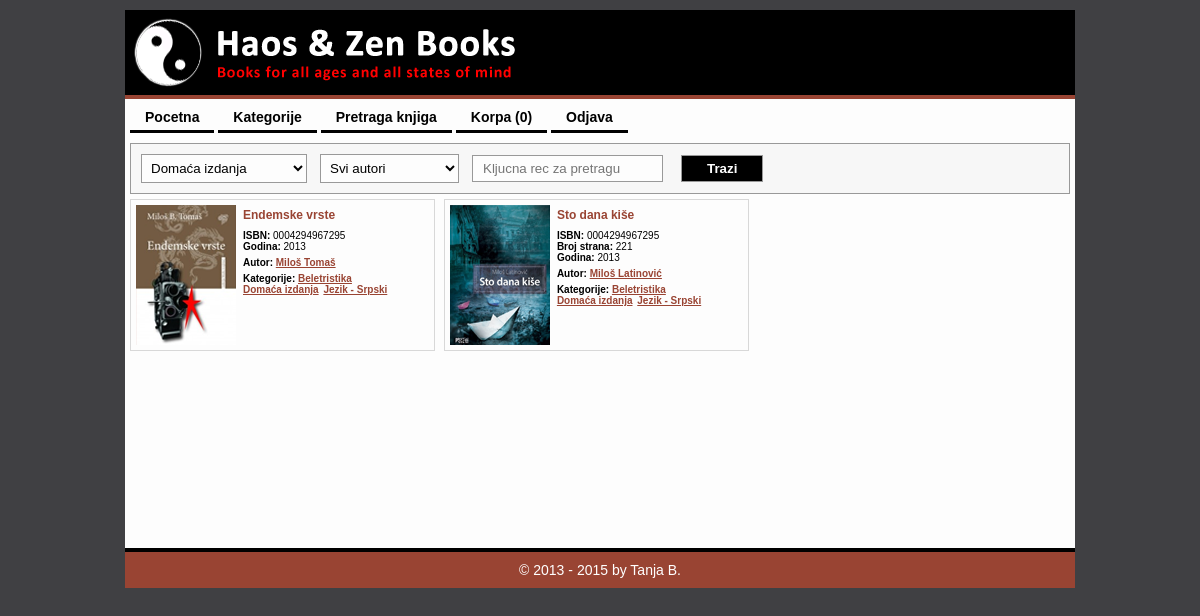
The page /HaosZenBooks/index.php?modul=knjige&opcija=index&Kategorija_ID=25 (signed in) on the database its author committed.
### tables this page shows
CREATE TABLE `knjiga` (
  `ID` int(8) NOT NULL AUTO_INCREMENT,
  `OriginalniNaslov` varchar(128) NOT NULL,
  `PrevodNaslova` varchar(128) DEFAULT NULL,
  `BrojStrana` int(4) unsigned DEFAULT NULL,
  `ISBN` int(13) unsigned zerofill NOT NULL,
  `Godina` int(4) unsigned NOT NULL,
  `Cena` decimal(10,2) unsigned DEFAULT NULL,
  PRIMARY KEY (`ID`)
);

CREATE TABLE `autor` (
  `ID` int(6) NOT NULL AUTO_INCREMENT,
  `ImePrezime` varchar(128) NOT NULL,
  PRIMARY KEY (`ID`)
);

CREATE TABLE `kategorija` (
  `ID` int(6) NOT NULL AUTO_INCREMENT,
  `Naziv` varchar(64) NOT NULL,
  PRIMARY KEY (`ID`)
);

### HaosZenBooks/index.php (called while the page is built, shortened)
<?php
    include_once 'back/MySQL.php';
    include_once "back/Modul.php";
    $default_modul  = 'main';
    $default_opcija = 'index';
    $modul = $default_modul;
    $opcija = $default_opcija;
    if ( isset($_GET['modul']) )  $modul  = Funkcije::procistiIme($_GET['modul']);
    if ( isset($_GET['opcija']) ) $opcija = Funkcije::procistiIme($_GET['opcija']);
    $modul::$opcija();

### HaosZenBooks/back/MySQL.php (called while the page is built, shortened)
<?php
    abstract class MySQL {
        public static function upitUNiz($mysql_upit) {
            $rezultat = @mysql_query($mysql_upit);
            $niz = array();
            while ( $red = mysql_fetch_assoc($rezultat) ) {
                $niz[] = $red;
            }
            return $niz;
        }
    }

### HaosZenBooks/front/templejti/knjige.pretraga.forma.php (the view, shortened to what this page needs)
<form method="get">
    <table>
        <tr>
            <td>
                <select name="Kategorija_ID">
                    <?php if (is_array($kategorije) ) foreach ( $kategorije as $kategorija ): ?>
                        <option value="<?php echo intval($kategorija['ID']); ?>" <?php if ( isset($_GET['Kategorija_ID']) and intval($_GET['Kategorija_ID']) == $kategorija['ID'] ) echo 'selected'; ?>>
                            <?php echo htmlspecialchars($kategorija['Naziv']); ?>
                        </option>
                    <?php endforeach; ?>
                </select>
            </td>
            <td>
                <select name="Autor_ID">
                    <option value="">Svi autori</option>
                </select>
            </td>
            <td>
                <input type="text" name="KljucnaRec" value="<?php echo htmlspecialchars(strip_tags(@$_GET['KljucnaRec'])); ?>" placeholder="Kljucna rec za pretragu" />
            </td>
            <td>
                <input type="submit" value="Trazi" />
            </td>
        </tr>
    </table>
</form>

### HaosZenBooks/front/templejti/knjige.pretraga.php (shortened to what this page needs)
<?php
    include_once 'front/templejti/knjige.pretraga.forma.php';
    echo '<section class="spisak-knjiga">';
    foreach ( $knjige as $knjiga ) {
      ?>
        <article class="knjiga">
            <a href="index.php?modul=knjige&opcija=prikaz&ID=<?php echo $knjiga['ID']; ?>">
                <img class="knjiga-slika" src="img/knjige/<?php echo $knjiga['ID']; ?>.png" alt="<?php echo htmlentities($knjiga['OriginalniNaslov']); ?>" />
            </a>
            <div class="knjiga-detalji">
                <a class="knjiga-naslov" href="index.php?modul=knjige&opcija=prikaz&ID=<?php echo $knjiga['ID']; ?>">
                    <?php echo htmlspecialchars($knjiga['OriginalniNaslov']); ?>
                </a>
                <div class="knjiga-isbn"><b>ISBN:</b> <?php echo $knjiga['ISBN']; ?></div>
                <?php if ( $knjiga['BrojStrana'] != '' ): ?>
                    <div class="knjiga-broj-strana"><b>Broj strana:</b> <?php echo $knjiga['BrojStrana']; ?></div>
                <?php endif; ?>
                <?php if ( $knjiga['Godina'] != '' ): ?>
                    <div class="knjiga-godina"><b>Godina:</b> <?php echo $knjiga['Godina']; ?></div>
                <?php endif; ?>
                <div class="knjiga-autor">
                    <b>Autor:</b>
                    <a href="index.php?modul=knjige&opcija=pretraga&Autor_ID=<?php echo $knjiga['Autor_ID']; ?>">
                        <?php echo htmlspecialchars($knjiga['AutorImePrezime']); ?>
                    </a>
                </div>
                <div class="knjiga-kategorije">
                    <b>Kategorije:</b>
                    <?php
                        $kategorije_knjige = explode(',', $knjiga['kategorije']);
                        foreach ( $kategorije_knjige as $kategorija_knjige ):
                            $ID = $kategorija_knjige;
                            $Naziv = knjige::_naziv_kategorije_za_id($kategorije, $ID);
                            ?>
                                <a class="kategorija-knjige" href="index.php?modul=knjige&opcija=pretraga&Kategorija_ID=<?php echo $ID; ?>">
                                    <?php echo htmlspecialchars($Naziv); ?>
                                </a>
                            <?php
                        endforeach;
                    ?>
                </div>
            </div>
        </article>
      <?php
    }
    echo '</section>';

### rows shown on the page
knjiga: shows a picture, OriginalniNaslov "Endemske vrste", ISBN "0004294967295", Godina "2013", autor.ImePrezime "Miloš Tomaš"
kategorija: Naziv "Beletristika"
kategorija: Naziv "Domaća izdanja"
kategorija: Naziv "Jezik - Srpski"
knjiga: shows a picture, OriginalniNaslov "Sto dana kiše", ISBN "0004294967295", BrojStrana "221", Godina "2013", autor.ImePrezime "Miloš Latinović"

### other values the page prints
$stavka[1] "Pocetna"
$stavka[1] "Kategorije"
$stavka[1] "Pretraga knjiga"
$stavka[1] "Korpa (0)"
$stavka[1] "Odjava"
$napravljeno "2013"
form field Kategorija_ID "Domaća izdanja"
